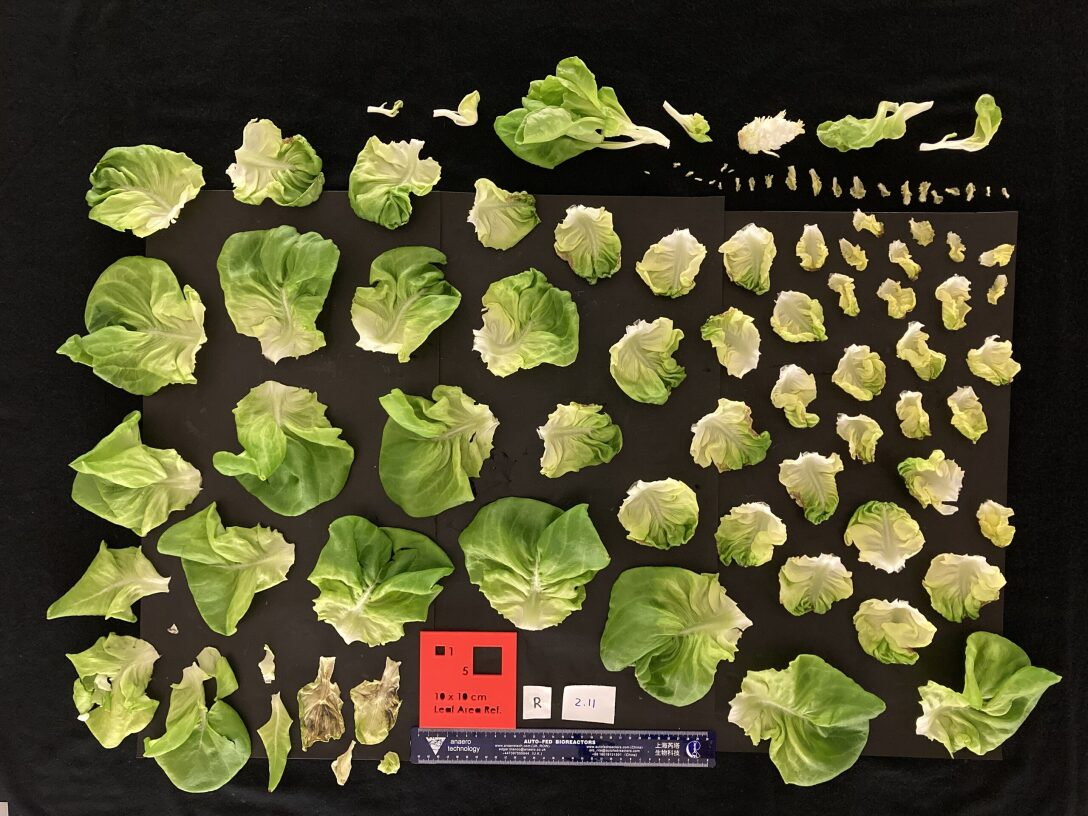
#> input picture Computer Vision/Rex-Leaves.jpg, 1088 x 816 px, found by its file name
$ python 'import cv2.py'
#> lines starting #> are read from the running program, lines starting #| are printed output that depends on the picture; after the words box and inside, x2 and y2 are one past the last pixel; in counts of white or black regions, pixels touching at a corner belong together
#> further down, image is the input picture: shape (816, 1088, 3); mean B, G, R 46.1, 77.1, 80
import cv2
import numpy as np
import matplotlib.pyplot as plt

# def calculate_leaf_area(image):
#     # Create a new blank canvas for displaying images
#     canvas = np.zeros_like(image)

#     # Convert the image to grayscale
#     gray = cv2.cvtColor(image, cv2.COLOR_BGR2GRAY)

#     # Apply Gaussian blur to reduce noise
#     blurred = cv2.GaussianBlur(gray, (11, 11), 0)

#     # Threshold the image to segment the leaves
#     _, thresh = cv2.threshold(blurred, 0, 255, cv2.THRESH_BINARY + cv2.THRESH_OTSU)

#     # Convert the image to HSV color space
#     hsv = cv2.cvtColor(image, cv2.COLOR_BGR2HSV)

#     # Define your green hue range
#     lower_green = np.array([35, 50, 50])
#     upper_green = np.array([85, 255, 255])

#     # Create a green mask based on the HSV values
#     green_mask = cv2.inRange(hsv, lower_green, upper_green)

#     # Perform a logical OR operation to combine the threshold and green mask
#     combined_mask = cv2.bitwise_or(thresh, green_mask)

#     # Find contours in the combined thresholded image
#     contours, _ = cv2.findContours(combined_mask, cv2.RETR_EXTERNAL, cv2.CHAIN_APPROX_SIMPLE)

#     # Draw the contours on a copy of the original image
#     image_with_contours = image.copy()
#     cv2.drawContours(image_with_contours, contours, -1, (0, 255, 0), 2)  # -1 draws all contours
#     # plt.imshow(image_with_contours)
#     # plt.show()

#     # List to store contours with HSV values outside the green range
#     non_green_contours = []

#     for contour in contours:
#         # Calculate the average HSV values within the contour
#         print(contour)
#         image_with_contour = image.copy()
#         cv2.drawContours(image_with_contour, contour, -1, (0, 255, 0), 2)  # -1 draws all contours
#         plt.imshow(image_with_contour)
#         plt.show()
#         # Get the HSV values within a contout
#         # Print the mean HSV values
#         # print("Average HSV values within the contour: ", average_hsv)

#         # Check if the average HSV values fall outside the green range
#         # if not (lower_green <= average_hsv <= upper_green).all():
#         #     non_green_contours.append(contour)

#     # Remove the non-green contours from the original contours variable


#     # Draw the remaining contours on the image

#     # Optionally, display the image with filtered contours

#     # Calculate and return the total leaf area (contours with green HSV values)
def calculate_leaf_area(image):
    # Create a new blank canvas for displaying images
    canvas = np.zeros_like(image)

    # Convert the image to grayscale
    gray = cv2.cvtColor(image, cv2.COLOR_BGR2GRAY)

    # Apply Gaussian blur to reduce noise
    blurred = cv2.GaussianBlur(gray, (11, 11), 0)

    # Threshold the image to segment the leaves
    _, thresh = cv2.threshold(blurred, 0, 255, cv2.THRESH_BINARY + cv2.THRESH_OTSU)
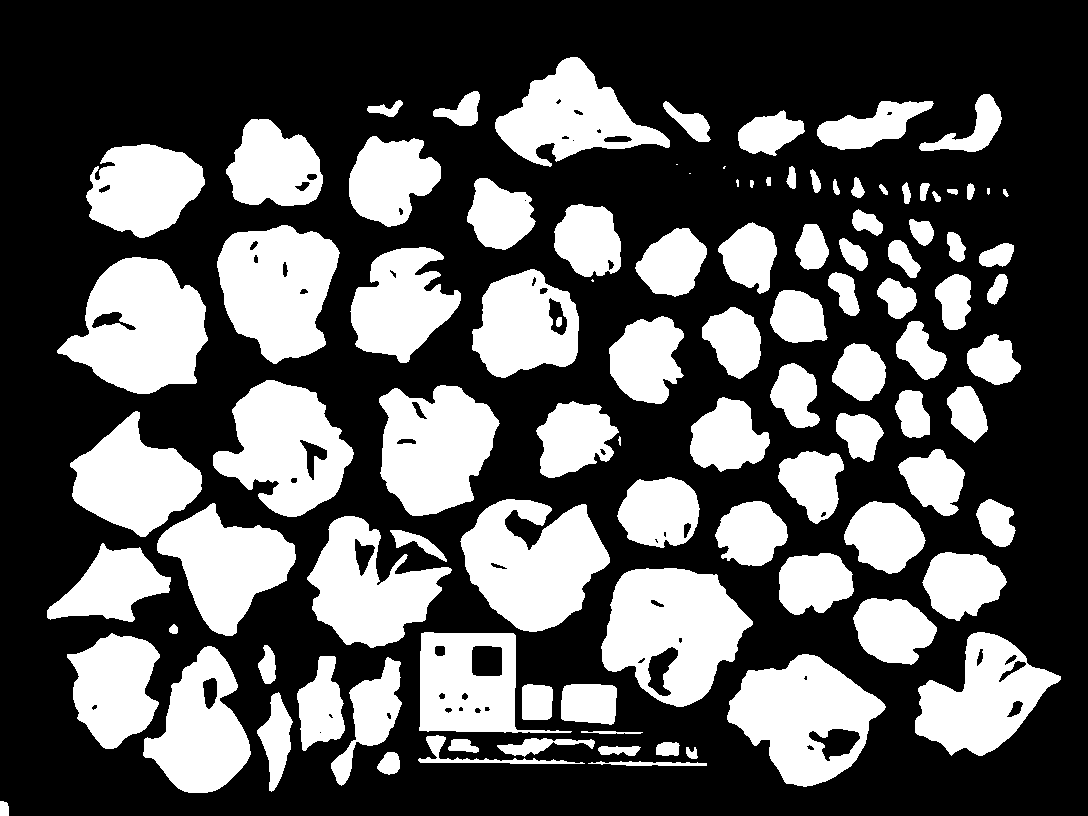
#> thresh: shape (816, 1088); 34.9% white; 102 white regions (6 under 20 px), largest, box (x1, y1, x2, y2) and area: (601, 568, 753, 707) 13710, (57, 257, 208, 394) 13334, (460, 499, 610, 632) 12929

    # Convert the image to HSV color space
    hsv = cv2.cvtColor(image, cv2.COLOR_BGR2HSV)
#> hsv: shape (816, 1088, 3); mean H, S, V 27.7, 98.6, 83.1

    # Define your green hue range
    lower_green = np.array([35, 50, 50])
    upper_green = np.array([85, 255, 255])

    # Create a green mask based on the HSV values
    green_mask = cv2.inRange(hsv, lower_green, upper_green)
#> green_mask: shape (816, 1088); 11.5% white; 148 white regions (97 under 20 px), largest, box (x1, y1, x2, y2) and area: (458, 497, 611, 607) 9687, (601, 566, 710, 704) 8966, (311, 515, 455, 620) 8620

    # Perform a logical OR operation to combine the threshold and green mask
    combined_mask = cv2.bitwise_or(thresh, green_mask)
#> combined_mask: shape (816, 1088); 36.3% white; 103 white regions (10 under 20 px)

    # Find contours in the combined thresholded image
    contours, _ = cv2.findContours(combined_mask, cv2.RETR_EXTERNAL, cv2.CHAIN_APPROX_SIMPLE)
#> contours = 102 contours, 11 with area under 20; largest, box (x1, y1, x2, y2) and area: (601, 566, 753, 707) 14672, (458, 497, 611, 632) 14132, (56, 256, 208, 396) 13603, (727, 654, 886, 787) 13012, (307, 515, 455, 648) 12958
    # contours = list(contours)

    # Draw the contours on a copy of the original image
    image_with_contours = image.copy()
    cv2.drawContours(image_with_contours, contours, -1, (0, 255, 0), 2)  # -1 draws all contours
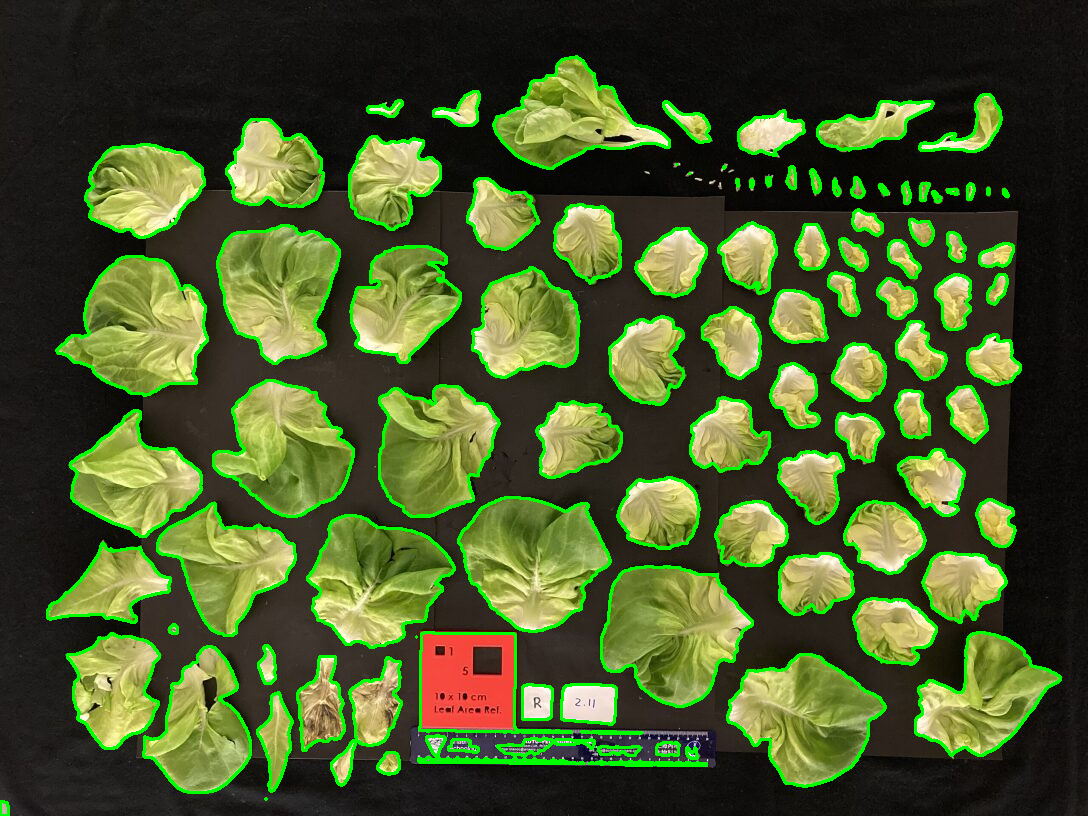
#> image_with_contours: shape (816, 1088, 3); 7.45% of pixels changed, all inside (x1, y1, x2, y2) = (0, 55, 1062, 816)

    # List to store contours with HSV values outside the green range
    non_green_contours = []

    for contour in contours:
        # Calculate the average HSV values within the contour
        mask = np.zeros_like(gray)  # Create a single-channel grayscale mask
        cv2.drawContours(mask, [contour], -1, 255, thickness=cv2.FILLED)
        masked_hsv = cv2.bitwise_and(hsv, hsv, mask=mask)
        # plt.imshow(masked_hsv)
        # plt.show()

        # Calculate the mean HSV values within the contour
        non_zero_pixels = cv2.findNonZero(mask)
        if non_zero_pixels is not None:
            total_hsv = np.zeros(3)
            for pixel in non_zero_pixels:
                x, y = pixel[0]
                total_hsv += masked_hsv[y, x]
            average_hsv = total_hsv / len(non_zero_pixels)
        else:
            average_hsv = np.array([0, 0, 0])

        # Print the mean HSV values
        # print("Average HSV values within the contour: ", average_hsv)
        if not lower_green[1] <= average_hsv[1] <= upper_green[1]:
            # print(average_hsv, "out of range")
            non_green_contours.append(contour)
#> this loop made 102 passes
#> (non_zero_pixels, average_hsv) on passes 2, 20, 29, 55: ([[265, 798], [266, 799]], [35, 56, 50]), ([[416, 636], [416, 637]], [49, 63, 53]), ([[110, 548], [111, 548]], [35, 159, 61.5]), ([[755, 286], [755, 287]], [35, 255, 56])
#> average_hsv on passes 1, 3, 4, 5, 6, 7: [9.91, 41.34, 181.4], [151.6, 21.73, 140], [27.99, 116.8, 186.7], [135.7, 53.8, 160.1], [144, 35.2, 123.5], [148, 28.99, 136.1]
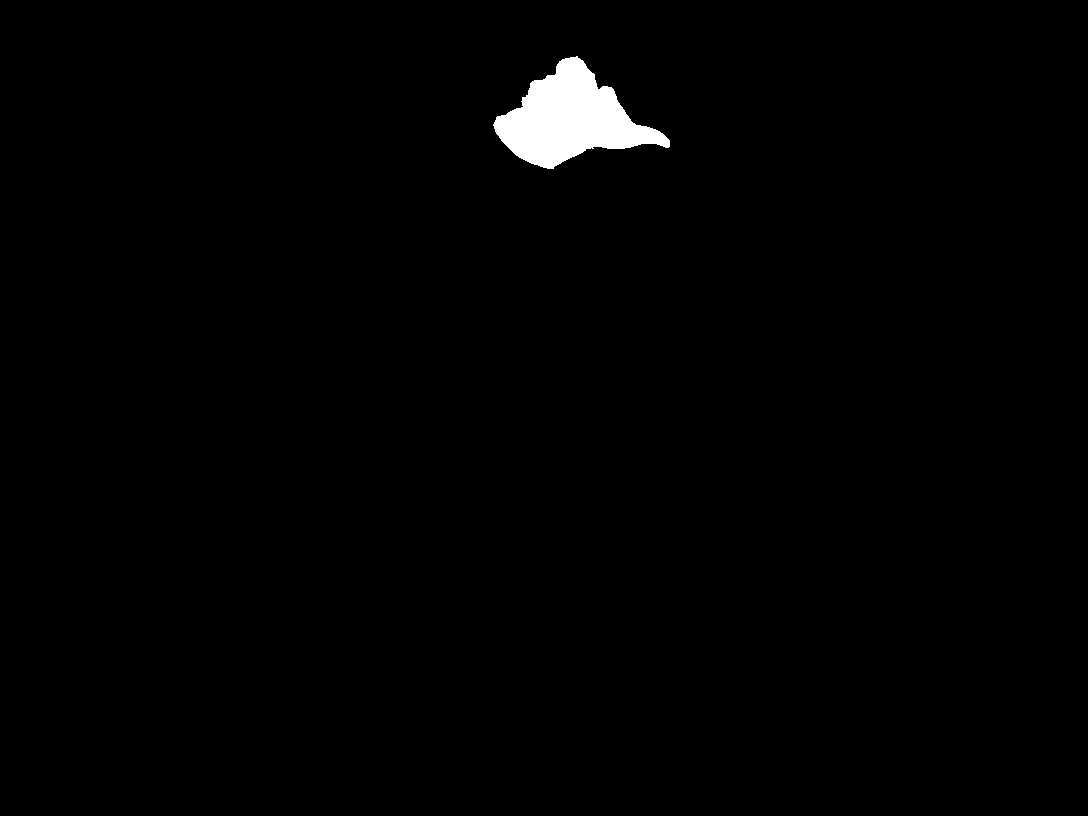
#> mask: shape (816, 1088); 1.1% white; 1 white region
#> after the loop, non_green_contours = 14 contours, 4 with area under 20; largest, box (x1, y1, x2, y2) and area: (561, 684, 617, 725) 1976, (522, 684, 553, 720) 988, (497, 738, 595, 757) 711, (418, 735, 585, 764) 686, (598, 746, 641, 756) 268

    # adjust the
    non_green_contours = np.array(non_green_contours, dtype=object)

    # Create a new list to store the filtered contours
    filtered_contours = []

    # Iterate through the original contours
    for contour in filtered_contours:
        print(contour)

    # Update the contours variable with the filtered contours
    contours = filtered_contours

    # Draw the remaining contours on the image
    image_with_filtered_contours = image.copy()
    cv2.drawContours(image_with_filtered_contours, non_green_contours, -1, (0, 0, 0), thickness=cv2.FILLED)
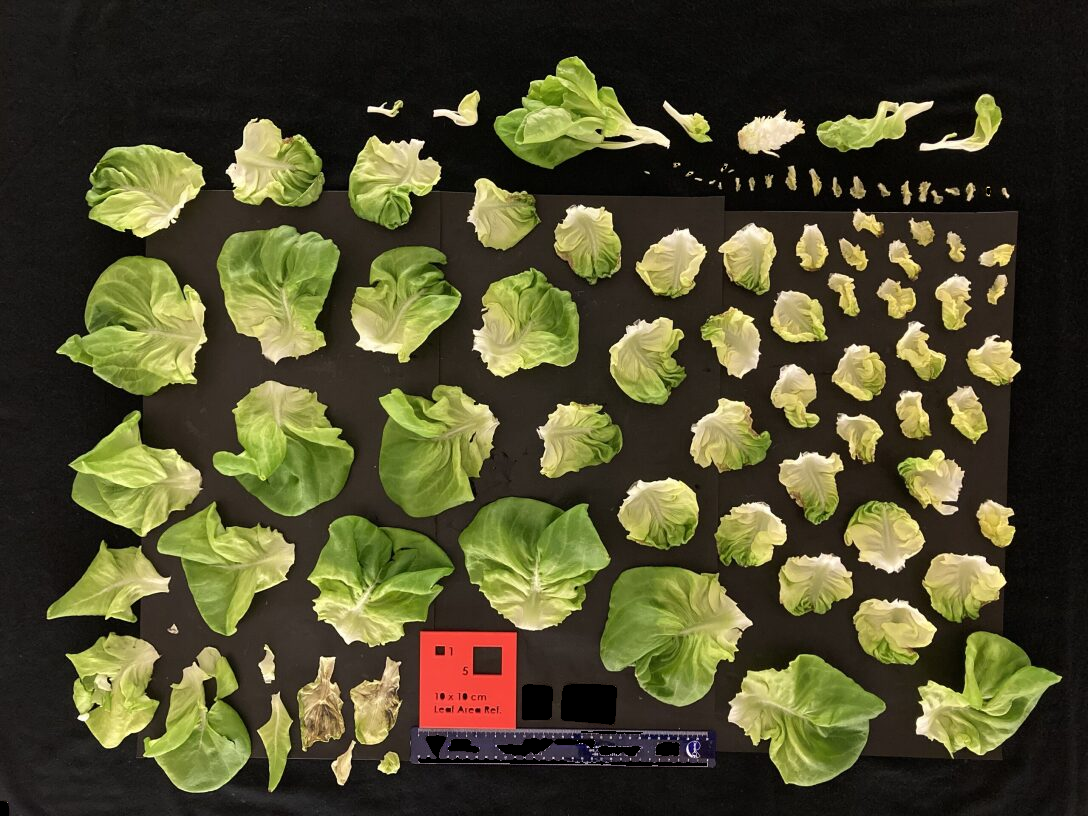
#> image_with_filtered_contours: shape (816, 1088, 3); 0.72% of pixels changed, all inside (x1, y1, x2, y2) = (0, 164, 990, 816)

    # Optionally, display the image with filtered contours
    cv2.imshow('Image with Filtered Contours', image_with_filtered_contours)
    cv2.waitKey(0)
    cv2.destroyAllWindows()

    # Calculate and return the total leaf area (contours with green HSV values)
    total_area = 0
    for contour in contours:
        area = cv2.contourArea(contour)
        total_area += area
#> after the loop, total_area = 0

    # return total_area
if __name__ == "__main__":
    image_path = "Modified-Energy-Cascade/Computer Vision/Rex-Leaves.jpg"
    image = cv2.imread(image_path)
    leaf_area = calculate_leaf_area(image)
    print(f"Total leaf area in {image_path}: {leaf_area} square pixels")
#| Total leaf area in Modified-Energy-Cascade/Computer Vision/Rex-Leaves.jpg: None square pixels
